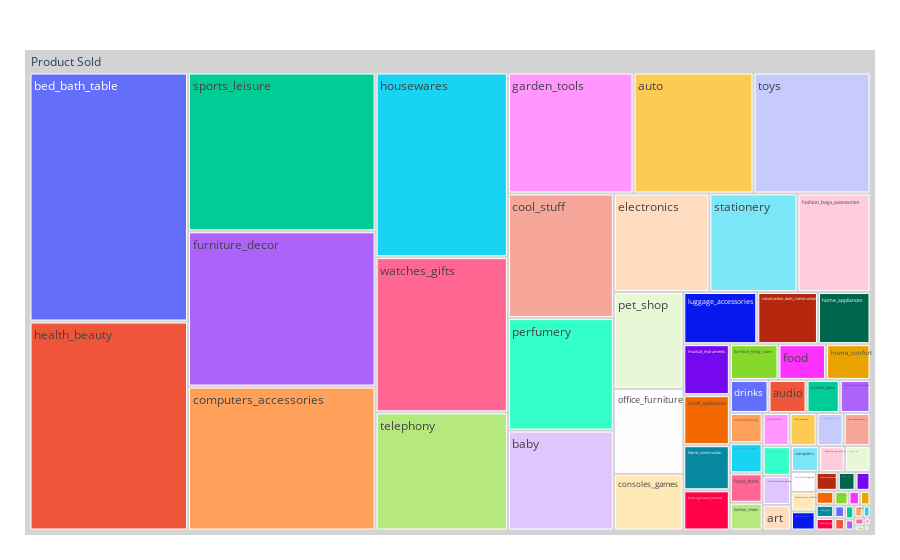

Notebook code cell kept with this figure:
### Code cell
fig = px.treemap(rate_product, path=[px.Constant("Product Sold"), 'product_category_name_english'], values='count')
fig.update_traces(root_color="lightgrey")
fig.update_layout(margin = dict(t=50, l=25, r=25, b=25))
fig.show()

### Figure 1 — Plotly figure (JSON) as saved in the notebook; plotly's stock layout.template omitted (floating-point values rounded to 4 significant figures)
{"data": [{"branchvalues": "total", "domain": {"x": [0, 1], "y": [0, 1]}, "hovertemplate": "labels=%{label}<br>count=%{value}<br>parent=%{parent}<br>id=%{id}<extra></extra>", "ids": ["Product Sold/agro_industry_and_commerce", "Product Sold/air_conditioning", "Product Sold/art", "Product Sold/arts_and_craftmanship", "Product Sold/audio", "Product Sold/auto", "Product Sold/baby", "Product Sold/bed_bath_table", "Product Sold/books_general_interest", "Product Sold/books_imported", "Product Sold/books_technical", "Product Sold/cds_dvds_musicals", "Product Sold/christmas_supplies", "Product Sold/cine_photo", "Product Sold/computers", "Product Sold/computers_accessories", "Product Sold/consoles_games", "Product Sold/construction_tools_construction", "Product Sold/construction_tools_lights", "Product Sold/construction_tools_safety", "Product Sold/cool_stuff", "Product Sold/costruction_tools_garden", "Product Sold/costruction_tools_tools", "Product Sold/diapers_and_hygiene", "Product Sold/drinks", "Product Sold/dvds_blu_ray", "Product Sold/electronics", "Product Sold/fashio_female_clothing", "Product Sold/fashion_bags_accessories", "Product Sold/fashion_childrens_clothes", "Product Sold/fashion_male_clothing", "Product Sold/fashion_shoes", "Product Sold/fashion_sport", "Product Sold/fashion_underwear_beach", "Product Sold/fixed_telephony", "Product Sold/flowers", "Product Sold/food", "Product Sold/food_drink", "Product Sold/furniture_bedroom", "Product Sold/furniture_decor", "Product Sold/furniture_living_room", "Product Sold/furniture_mattress_and_upholstery", "Product Sold/garden_tools", "Product Sold/health_beauty", "Product Sold/home_appliances", "Product Sold/home_appliances_2", "Product Sold/home_comfort_2", "Product Sold/home_confort", "Product Sold/home_construction", "Product Sold/housewares", "Product Sold/industry_commerce_and_business", "Product Sold/kitchen_dining_laundry_garden_furniture", "Product Sold/la_cuisine", "Product Sold/luggage_accessories", "Product Sold/market_place", "Product Sold/music", "Product Sold/musical_instruments", "Product Sold/office_furniture", "Product Sold/party_supplies", "Product Sold/perfumery", "Product Sold/pet_shop", "Product Sold/security_and_services", "Product Sold/signaling_and_security", "Product Sold/small_appliances", "Product Sold/small_appliances_home_oven_and_coffee", "Product Sold/sports_leisure", "Product Sold/stationery", "Product Sold/tablets_printing_image", "Product Sold/telephony", "Product Sold/toys", "Product Sold/watches_gifts", "Product Sold"], "labels": ["agro_industry_and_commerce", "air_conditioning", "art", "arts_and_craftmanship", "audio", "auto", "baby", "bed_bath_table", "books_general_interest", "books_imported", "books_technical", "cds_dvds_musicals", "christmas_supplies", "cine_photo", "computers", "computers_accessories", "consoles_games", "construction_tools_construction", "construction_tools_lights", "construction_tools_safety", "cool_stuff", "costruction_tools_garden", "costruction_tools_tools", "diapers_and_hygiene", "drinks", "dvds_blu_ray", "electronics", "fashio_female_clothing", "fashion_bags_accessories", "fashion_childrens_clothes", "fashion_male_clothing", "fashion_shoes", "fashion_sport", "fashion_underwear_beach", "fixed_telephony", "flowers", "food", "food_drink", "furniture_bedroom", "furniture_decor", "furniture_living_room", "furniture_mattress_and_upholstery", "garden_tools", "health_beauty", "home_appliances", "home_appliances_2", "home_comfort_2", "home_confort", "home_construction", "housewares", "industry_commerce_and_business", "kitchen_dining_laundry_garden_furniture", "la_cuisine", "luggage_accessories", "market_place", "music", "musical_instruments", "office_furniture", "party_supplies", "perfumery", "pet_shop", "security_and_services", "signaling_and_security", "small_appliances", "small_appliances_home_oven_and_coffee", "sports_leisure", "stationery", "tablets_printing_image", "telephony", "toys", "watches_gifts", "Product Sold"], "name": "", "parents": ["Product Sold", "Product Sold", "Product Sold", "Product Sold", "Product Sold", "Product Sold", "Product Sold", "Product Sold", "Product Sold", "Product Sold", "Product Sold", "Product Sold", "Product Sold", "Product Sold", "Product Sold", "Product Sold", "Product Sold", "Product Sold", "Product Sold", "Product Sold", "Product Sold", "Product Sold", "Product Sold", "Product Sold", "Product Sold", "Product Sold", "Product Sold", "Product Sold", "Product Sold", "Product Sold", "Product Sold", "Product Sold", "Product Sold", "Product Sold", "Product Sold", "Product Sold", "Product Sold", "Product Sold", "Product Sold", "Product Sold", "Product Sold", "Product Sold", "Product Sold", "Product Sold", "Product Sold", "Product Sold", "Product Sold", "Product Sold", "Product Sold", "Product Sold", "Product Sold", "Product Sold", "Product Sold", "Product Sold", "Product Sold", "Product Sold", "Product Sold", "Product Sold", "Product Sold", "Product Sold", "Product Sold", "Product Sold", "Product Sold", "Product Sold", "Product Sold", "Product Sold", "Product Sold", "Product Sold", "Product Sold", "Product Sold", "Product Sold", ""], "root": {"color": "lightgrey"}, "type": "treemap", "values": [252, 297, 217, 24, 377, 4356, 3178, 11847, 561, 62, 269, 14, 148, 74, 217, 8105, 1180, 950, 305, 198, 3964, 247, 101, 39, 384, 70, 2827, 50, 2159, 8, 144, 273, 31, 143, 269, 31, 511, 290, 126, 8743, 522, 41, 4558, 9944, 823, 268, 28, 476, 630, 7331, 269, 297, 15, 1159, 330, 40, 712, 1773, 46, 3575, 2020, 2, 199, 699, 78, 8942, 2607, 85, 4692, 4246, 6161, 115609]}], "layout": {"legend": {"tracegroupgap": 0}, "margin": {"b": 25, "l": 25, "r": 25, "t": 50}}}
